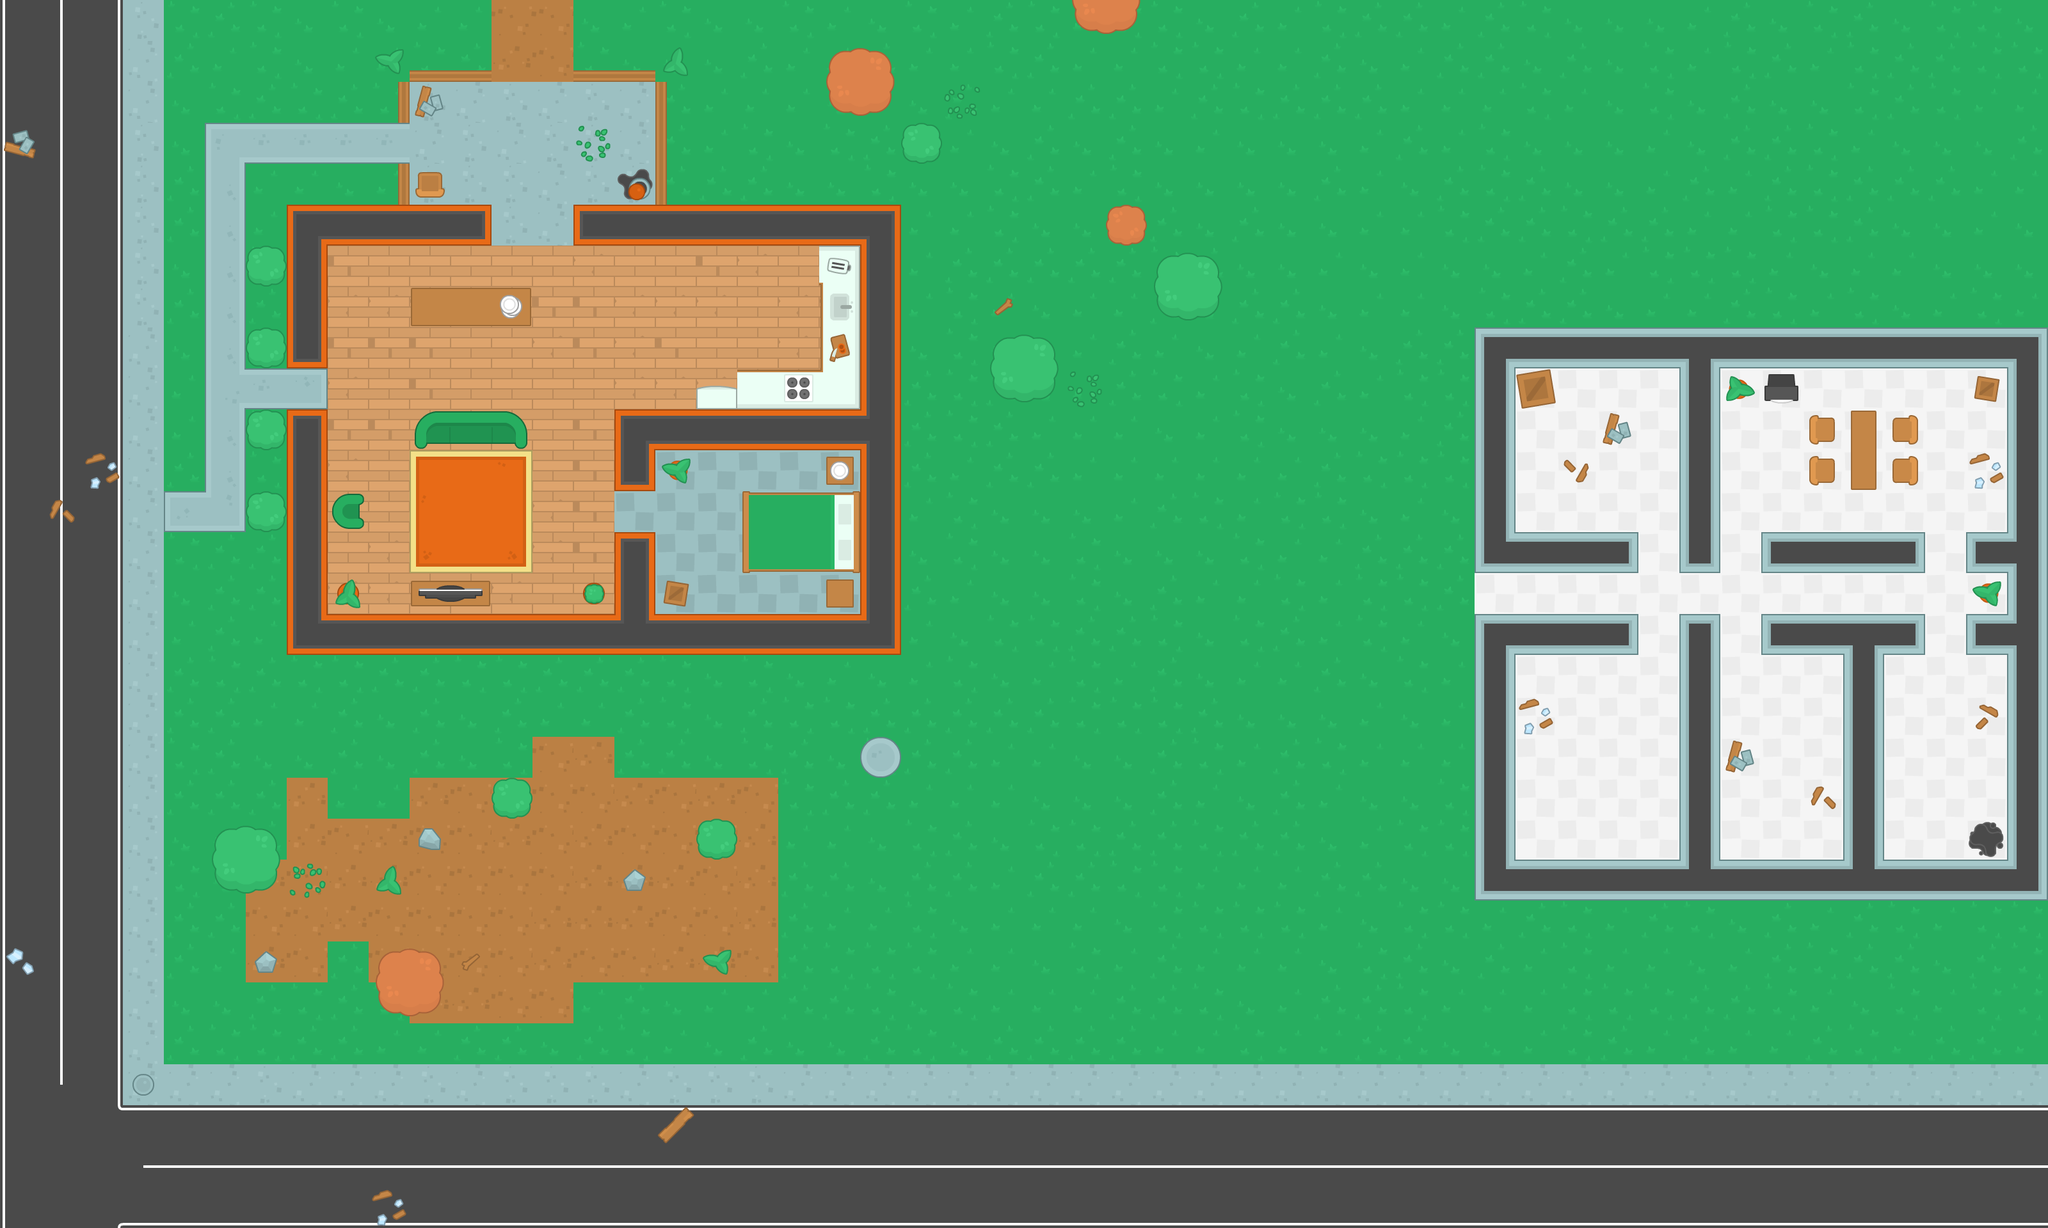

A 2D game scene composited from a Tiled map and its tileset images. What follows is a short description and the map's XML, with each tile layer's data collapsed to a summary:
An orthogonal 50x30 tile map with 64x64 px tiles, 4 tile layers (ground, walls, items, decorations) and 109 objects (63x wall, 30x zombie, 9x breakable, 2x health, player, ...).

<map version="1.0" tiledversion="1.0.3" orientation="orthogonal" renderorder="right-down" width="50" height="30" tilewidth="64" tileheight="64" nextobjectid="194">
 <tileset firstgid="1" name="spritesheet_tiles" tilewidth="64" tileheight="64" spacing="10" tilecount="540" columns="27">
  <image source="../img/spritesheet_tiles.png" width="1988" height="1470" />
 </tileset>
 <layer name="ground" width="50" height="30">
  <data>[1500 cells, 1500 non-empty, 40 distinct tile ids]</data>
 </layer>
 <layer name="walls" width="50" height="30">
  <data>[1500 cells, 147 non-empty, 22 distinct tile ids]</data>
 </layer>
 <layer name="items" width="50" height="30">
  <data>[1500 cells, 76 non-empty, 41 distinct tile ids]</data>
 </layer>
 <layer name="decorations" width="50" height="30">
  <data>[1500 cells, 33 non-empty, 19 distinct tile ids]</data>
 </layer>
 <objectgroup name="Obstacles">
  <object id="1" name="player" x="336" y="208" width="32" height="32" />
  <object id="2" name="wall" x="448" y="320" width="320" height="64" />
  <object id="3" name="wall" x="448" y="960" width="960" height="64" />
  <object id="4" name="wall" x="960" y="640" width="384" height="64" />
  <object id="5" name="wall" x="1344" y="384" width="64" height="576" />
  <object id="6" name="wall" x="448" y="384" width="64" height="192" />
  <object id="7" name="wall" x="448" y="640" width="64" height="320" />
  <object id="8" name="wall" x="960" y="832" width="64" height="128" />
  <object id="9" name="wall" x="960" y="704" width="64" height="64" />
  <object id="15" name="wall" x="896" y="320" width="512" height="64" />
  <object id="21" name="wall" x="640" y="448" width="192" height="64" />
  <object id="22" name="wall" x="1168" y="768" width="176" height="128" />
  <object id="23" name="wall" x="1152" y="576" width="128" height="32" />
  <object id="24" name="wall" x="656" y="640" width="160" height="48" />
  <object id="25" name="wall" x="512" y="784" width="48" height="32" />
  <object id="26" name="wall" x="640" y="912" width="128" height="48" />
  <object id="28" name="wall" x="910" y="909" width="35" height="35" />
  <object id="29" name="wall" x="1088" y="608" width="64" height="32" />
  <object id="30" name="wall" x="1040" y="720" width="32" height="32" />
  <object id="31" name="wall" x="528" y="912" width="32" height="32" />
  <object id="34" name="wall" x="656" y="272" width="32" height="48" />
  <object id="35" name="wall" x="1024" y="912" width="48" height="48" />
  <object id="36" name="wall" x="1296" y="896" width="48" height="48" />
  <object id="37" name="wall" x="1296" y="704" width="48" height="48" />
  <object id="38" name="wall" x="1280" y="384" width="16" height="256" />
  <object id="40" name="zombie" x="784" y="208" width="32" height="32" />
  <object id="42" name="zombie" x="1072" y="816" width="32" height="32" />
  <object id="46" name="wall" x="784" y="1232" width="32" height="32" />
  <object id="47" name="wall" x="1104" y="1296" width="32" height="32" />
  <object id="48" name="wall" x="608" y="1504" width="64" height="64" />
  <object id="49" name="wall" x="352" y="1312" width="64" height="64" />
  <object id="50" name="wall" x="1312" y="96" width="64" height="64" />
  <object id="52" name="wall" x="1824" y="416" width="64" height="64" />
  <object id="53" name="wall" x="1744" y="336" width="32" height="32" />
  <object id="54" name="wall" x="1424" y="208" width="32" height="32" />
  <object id="55" name="wall" x="1680" y="-16" width="96" height="64" />
  <object id="56" name="wall" x="1568" y="544" width="64" height="64" />
  <object id="57" name="wall" x="400" y="784" width="32" height="32" />
  <object id="58" name="wall" x="400" y="656" width="32" height="32" />
  <object id="59" name="wall" x="400" y="528" width="32" height="32" />
  <object id="60" name="wall" x="400" y="400" width="32" height="32" />
  <object id="63" name="zombie" x="1184" y="464" width="32" height="32" />
  <object id="87" name="zombie" x="1744" y="1296" width="32" height="32" />
  <object id="88" name="zombie" x="2128" y="640" width="32" height="32" />
  <object id="89" name="zombie" x="1712" y="224" width="32" height="32" />
  <object id="90" name="zombie" x="1456" y="976" width="32" height="32" />
  <object id="91" name="zombie" x="1984" y="992" width="32" height="32" />
  <object id="92" name="zombie" x="1456" y="576" width="32" height="32" />
  <object id="93" name="zombie" x="1936" y="848" width="32" height="32" />
  <object id="94" name="zombie" x="2352" y="336" width="32" height="32" />
  <object id="99" name="health" x="848" y="912" width="32" height="32" />
  <object id="100" name="shotgun" x="976" y="528" width="32" height="32" />
  <object id="132" name="health" x="3024" y="592" width="32" height="32" />
  <object id="133" name="zombie" x="2800" y="1168" width="32" height="32" />
  <object id="134" name="zombie" x="2704" y="1104" width="32" height="32" />
  <object id="135" name="zombie" x="2832" y="1104" width="32" height="32" />
  <object id="136" name="zombie" x="2960" y="1120" width="32" height="32" />
  <object id="137" name="zombie" x="3024" y="1040" width="32" height="32" />
  <object id="138" name="zombie" x="3040" y="1120" width="32" height="32" />
  <object id="139" name="zombie" x="2544" y="1200" width="32" height="32" />
  <object id="140" name="zombie" x="2480" y="1120" width="32" height="32" />
  <object id="141" name="zombie" x="2464" y="1264" width="32" height="32" />
  <object id="142" name="zombie" x="2416" y="1136" width="32" height="32" />
  <object id="143" name="zombie" x="3088" y="1248" width="32" height="32" />
  <object id="144" name="zombie" x="3040" y="736" width="32" height="32" />
  <object id="145" name="zombie" x="2752" y="688" width="32" height="32" />
  <object id="146" name="zombie" x="2464" y="736" width="32" height="32" />
  <object id="147" name="wall" x="2304" y="512" width="896" height="64" />
  <object id="149" name="wall" x="2304" y="1344" width="896" height="64" />
  <object id="150" name="wall" x="2368" y="960" width="192" height="64" />
  <object id="151" name="wall" x="2368" y="832" width="192" height="64" />
  <object id="152" name="wall" x="2752" y="960" width="256" height="64" />
  <object id="153" name="wall" x="2752" y="832" width="256" height="64" />
  <object id="154" name="wall" x="3072" y="832" width="64" height="192" />
  <object id="156" name="wall" x="2304" y="576" width="64" height="320" />
  <object id="157" name="wall" x="2304" y="960" width="64" height="384" />
  <object id="158" name="wall" x="2624" y="960" width="64" height="384" />
  <object id="159" name="wall" x="2880" y="1024" width="64" height="320" />
  <object id="160" name="wall" x="2624" y="576" width="64" height="320" />
  <object id="161" name="wall" x="3136" y="576" width="64" height="768" />
  <object id="162" name="wall" x="2896" y="640" width="32" height="128" />
  <object id="163" name="wall" x="2976" y="656" width="16" height="32" />
  <object id="164" name="wall" x="2976" y="720" width="16" height="32" />
  <object id="165" name="wall" x="2832" y="720" width="16" height="32" />
  <object id="166" name="wall" x="2832" y="656" width="16" height="32" />
  <object id="167" name="wall" x="2768" y="592" width="32" height="32" />
  <object id="177" name="wall" x="2384" y="592" width="32" height="32" />
  <object id="178" name="zombie" x="672" y="1376" width="32" height="32" />
  <object id="179" name="zombie" x="832" y="1392" width="32" height="32" />
  <object id="180" name="zombie" x="944" y="1344" width="32" height="32" />
  <object id="181" name="zombie" x="928" y="1472" width="32" height="32" />
  <object id="182" name="zombie" x="576" y="1424" width="32" height="32" />
  <object id="184" name="wall" x="-16" y="0" width="3264" />
  </objectgroup>
 <objectgroup name="Breakables" visible="0">
  <!-- 9 objects omitted --></objectgroup>
</map>
<!-- 16 of 109 objects omitted -->
